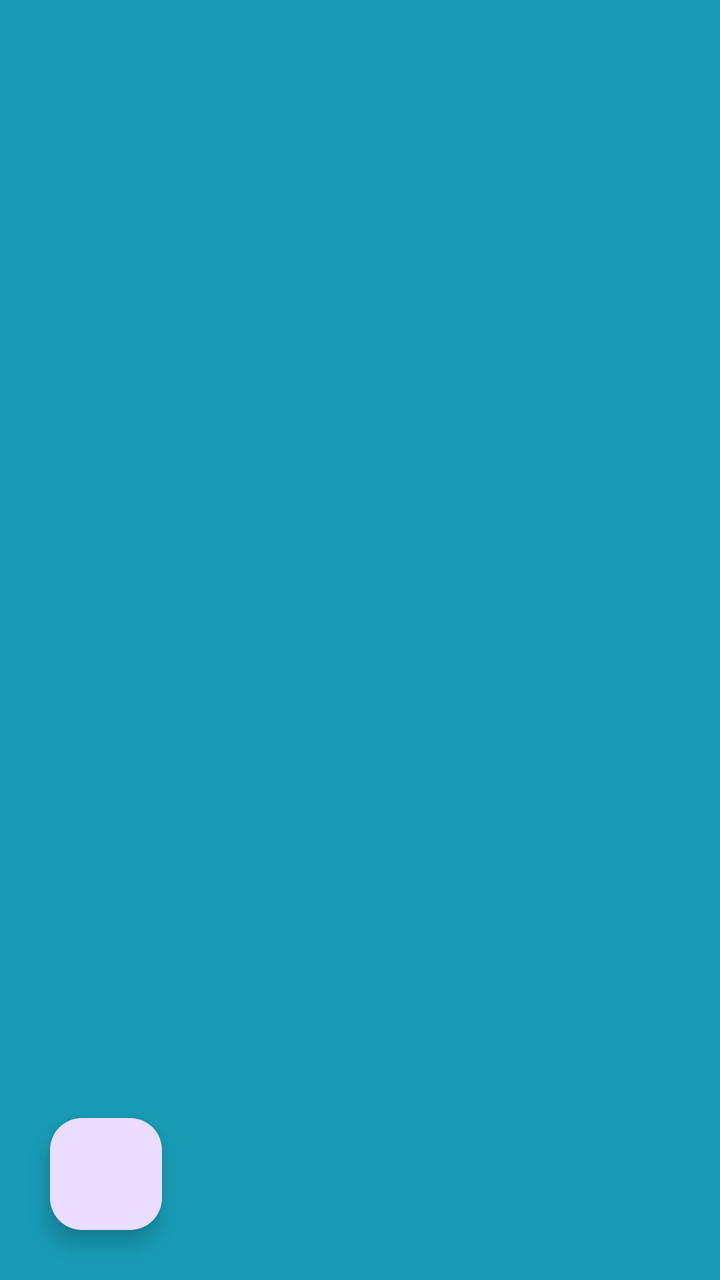
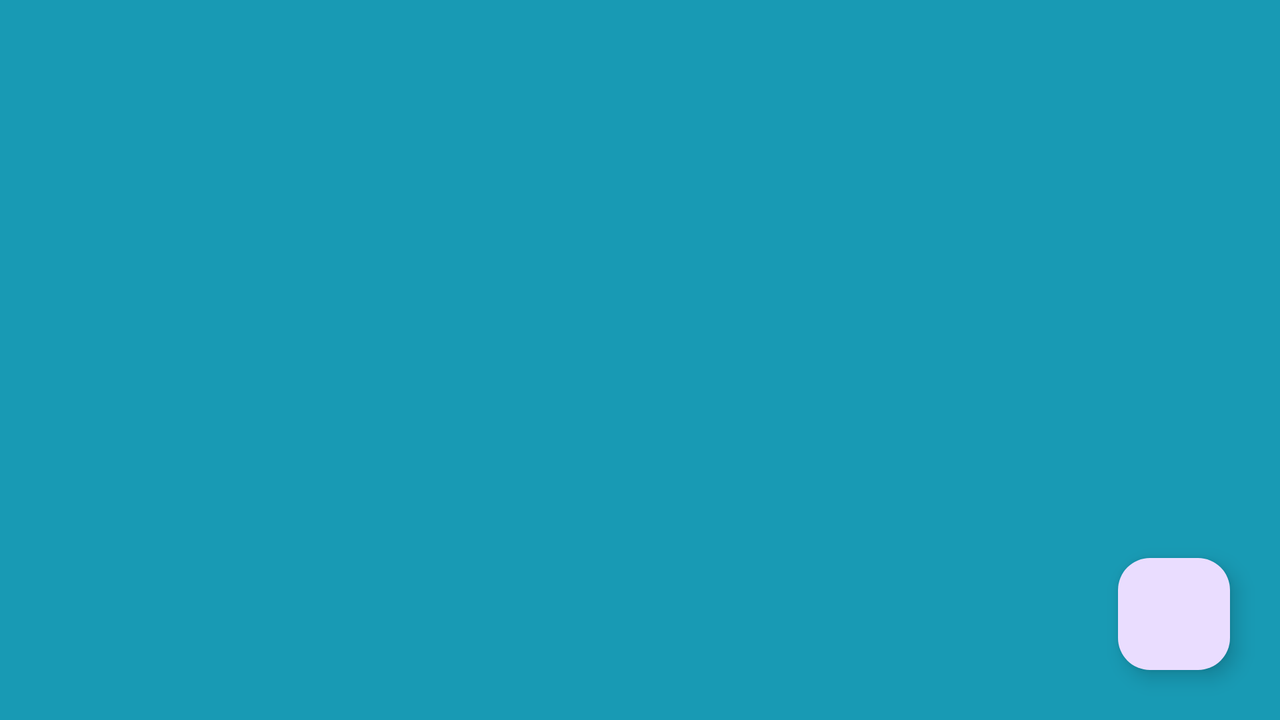

Two renders of one Android screen. The first uses the default layout on a phone; the second uses the alternative layout the repository ships for a different screen configuration, on a matching device. The two XML files are below.
<!-- AndroidManifest.xml: application theme Theme.TermTracker -->
<!-- res/layout/activity_course.xml -->
<?xml version="1.0" encoding="utf-8"?>
<androidx.constraintlayout.widget.ConstraintLayout xmlns:android="http://schemas.android.com/apk/res/android"
    xmlns:app="http://schemas.android.com/apk/res-auto"
    xmlns:tools="http://schemas.android.com/tools"
    android:layout_width="match_parent"
    android:layout_height="match_parent"
    android:background="@color/blueGrotto"
    tools:context=".UI.CourseList">

    <androidx.recyclerview.widget.RecyclerView
        android:id="@+id/courseList"
        android:layout_width="350dp"
        android:layout_height="150dp"
        android:layout_marginLeft="25dp"
        android:layout_marginRight="25dp"
        android:layout_marginTop="150dp"
        app:layout_constraintTop_toTopOf="parent"
        app:layout_constraintLeft_toLeftOf="parent"
        />

    <com.google.android.material.floatingactionbutton.FloatingActionButton
        android:id="@+id/addCourseBTN"
        android:layout_width="wrap_content"
        android:layout_height="wrap_content"
        android:clickable="true"
        app:srcCompat="@drawable/baseline_library_add_24"
        android:layout_marginStart="25dp"
        android:layout_marginBottom="25dp"
        app:layout_constraintLeft_toLeftOf="parent"
        app:layout_constraintBottom_toBottomOf="parent"/>



























</androidx.constraintlayout.widget.ConstraintLayout>
<!-- resources referenced by this layout -->
<resources>
  <color name="blueGrotto">#189AB4</color>
  <style name="Theme.TermTracker" parent="Base.Theme.TermTracker" />
  <style name="Base.Theme.TermTracker" parent="Theme.Material3.DayNight">
          
          
      </style>
</resources>
<!-- res/layout-land/activity_course.xml (the author's variant of the layout above) -->
<!-- drawn on the phone turned sideways -->
<?xml version="1.0" encoding="utf-8"?>
<androidx.constraintlayout.widget.ConstraintLayout xmlns:android="http://schemas.android.com/apk/res/android"
    xmlns:app="http://schemas.android.com/apk/res-auto"
    xmlns:tools="http://schemas.android.com/tools"
    android:layout_width="match_parent"
    android:layout_height="match_parent"
    android:background="@color/blueGrotto"
    tools:context=".UI.CourseList">

    <androidx.recyclerview.widget.RecyclerView
        android:id="@+id/course_recycler_view"
        android:layout_width="350dp"
        android:layout_height="400dp"
        android:layout_marginLeft="25dp"
        android:layout_marginRight="25dp"
        android:layout_marginTop="25dp"
        app:layout_constraintTop_toTopOf="parent"
        app:layout_constraintLeft_toLeftOf="parent"
        />

    <com.google.android.material.floatingactionbutton.FloatingActionButton
        android:id="@+id/addCourseBTN"
        android:layout_width="wrap_content"
        android:layout_height="wrap_content"
        android:clickable="true"
        app:srcCompat="@drawable/baseline_library_add_24"
        android:layout_marginRight="25dp"
        android:layout_marginStart="25dp"
        android:layout_marginBottom="25dp"
        app:layout_constraintRight_toRightOf="parent"
        app:layout_constraintBottom_toBottomOf="parent"/>


</androidx.constraintlayout.widget.ConstraintLayout>
